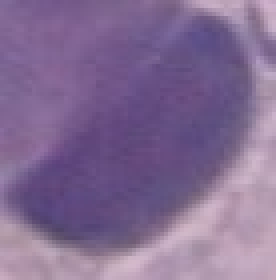
#> input picture dataset/sample_cytology_images/carcinoma_in_situ_1.jpg, 69 x 70 px (shown 4 times larger)
$ python -i image_features.py   (imports and definitions only)   (older library calls are emulated)
#> lines starting #> are read from the running program, lines starting #| are printed output that depends on the picture; after the words box and inside, x2 and y2 are one past the last pixel; in counts of white or black regions, pixels touching at a corner belong together
#> further down, picture is the input picture: PIL image 69x70 RGB; mean R, G, B 131.2, 107.7, 147.2
"""
Handcrafted cytology-style feature extraction for cervical cell images.

These features mirror the criteria cytotechnologists actually look at when
reading a Pap smear / liquid-based cytology slide (nucleus size, the
nucleus-to-cytoplasm ratio, how dark/irregular the nucleus staining is,
and how irregular the cell boundary is). Using human-meaningful features
(rather than raw CNN pixel features) is what lets the screening report
explain a result in plain language instead of an unreadable image.
"""
from __future__ import annotations

import numpy as np
from PIL import Image
from skimage.feature import graycomatrix, graycoprops
from skimage.filters import threshold_otsu
from skimage.measure import label as sk_label, regionprops
from skimage.color import rgb2gray, rgb2hsv

FEATURE_NAMES = [
    "cell_area_fraction",
    "nucleus_area_fraction",
    "nucleus_cytoplasm_ratio",
    "nucleus_mean_intensity",
    "nucleus_intensity_std",
    "nucleus_mean_saturation",
    "cytoplasm_mean_intensity",
    "cell_eccentricity",
    "cell_solidity",
    "texture_contrast",
    "texture_homogeneity",
    "texture_energy",
    "texture_correlation",
    "edge_density",
]

FEATURE_LABELS = {
    "cell_area_fraction": "Cell size relative to the image frame",
    "nucleus_area_fraction": "Nucleus size relative to the whole cell",
    "nucleus_cytoplasm_ratio": "Nucleus-to-cytoplasm (N:C) ratio",
    "nucleus_mean_intensity": "Nucleus darkness (staining intensity)",
    "nucleus_intensity_std": "Evenness of nucleus staining",
    "nucleus_mean_saturation": "Nucleus colour intensity (saturation)",
    "cytoplasm_mean_intensity": "Cytoplasm brightness",
    "cell_eccentricity": "Cell shape elongation",
    "cell_solidity": "Cell boundary regularity",
    "texture_contrast": "Surface texture contrast",
    "texture_homogeneity": "Surface texture smoothness",
    "texture_energy": "Surface texture uniformity",
    "texture_correlation": "Texture pattern consistency",
    "edge_density": "Sharpness of internal edges",
}


def _largest_component_mask(mask: np.ndarray) -> np.ndarray:
    lbl = sk_label(mask)
    if lbl.max() == 0:
        return mask
    props = regionprops(lbl)
    biggest = max(props, key=lambda p: p.area)
    return lbl == biggest.label


def extract_features(pil_image: Image.Image) -> dict:
    """Extract a fixed-length, human-meaningful feature vector from a single
    cell image. Works best on single-cell crops (e.g. Herlev-style images)
    but degrades gracefully on other cervical cytology / colposcopy images.
    """
    img = pil_image.convert("RGB")
    # Cap size for speed; aspect ratio doesn't matter for these stats.
    img.thumbnail((512, 512))
    arr = np.asarray(img).astype(np.float64) / 255.0
    gray = rgb2gray(arr)
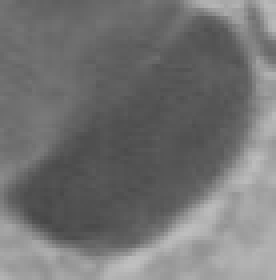
#> gray: shape (70, 69) float64 (shown 4 times larger); min 0.28, max 0.75, mean 0.453
    hsv = rgb2hsv(arr)
#> hsv: shape (70, 69, 3) float64; mean of channels 0, 1, 2 0.78, 0.288, 0.581

    h, w = gray.shape
#> h = 70; w = 69

    # --- Cell (foreground) mask: Herlev-style images have a light/white
    # background, so the cell is the darker region. Otsu handles this well.
    try:
        thresh = threshold_otsu(gray)
#> thresh = 0.508
    except ValueError:
        thresh = float(np.mean(gray))
    cell_mask = gray < thresh
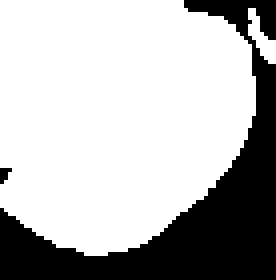
#> cell_mask: shape (70, 69) bool (shown 4 times larger); 71.7% white; 2 black regions (1 under 20 px)
    if cell_mask.sum() < 20:
        cell_mask = gray < np.percentile(gray, 60)
    cell_mask = _largest_component_mask(cell_mask)
#> in _largest_component_mask, `lbl = sk_label(mask)`:
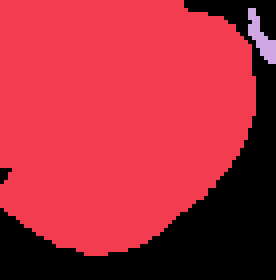
#> lbl: shape (70, 69) int32 (shown 4 times larger); 3 distinct labels, from 0 to 2; one colour per label, 0 black
#> in _largest_component_mask, `props = regionprops(lbl)`: props = 2 regions; box (x1, y1, x2, y2) and area: (0, 0, 64, 64) 3419, (62, 2, 69, 16) 46
#> in _largest_component_mask, `return lbl == biggest.label`: returned value: shape (70, 69) bool; 70.8% white; 2 black regions (1 under 20 px), largest, box (x1, y1, x2, y2) and area: (0, 0, 69, 70) 1403
    cell_area = int(cell_mask.sum())
#> cell_area = 3419
    cell_area_fraction = cell_area / (h * w)
#> cell_area_fraction = 0.708

    # --- Nucleus mask: within the cell, the nucleus stains darkest/most
    # saturated (classic haematoxylin-eosin / Papanicolaou staining cue).
    if cell_area > 20:
        cell_gray_vals = gray[cell_mask]
#> cell_gray_vals = 3419 values, max 0.508 at index 667, min 0.28 at index 3196, mean 0.38
        try:
            nuc_thresh = threshold_otsu(cell_gray_vals)
#> nuc_thresh = 0.386
        except ValueError:
            nuc_thresh = float(np.percentile(cell_gray_vals, 30))
        nucleus_mask = cell_mask & (gray < nuc_thresh)
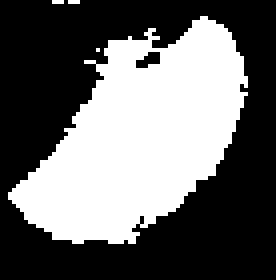
#> nucleus_mask: shape (70, 69) bool (shown 4 times larger); 40.9% white; 4 white regions (3 under 20 px), largest, box (x1, y1, x2, y2) and area: (2, 4, 62, 61) 1968
    else:
        nucleus_mask = np.zeros_like(cell_mask)
    nucleus_area = int(nucleus_mask.sum())
#> nucleus_area = 1975
    nucleus_area_fraction = nucleus_area / max(cell_area, 1)
#> nucleus_area_fraction = 0.578
    cytoplasm_mask = cell_mask & ~nucleus_mask
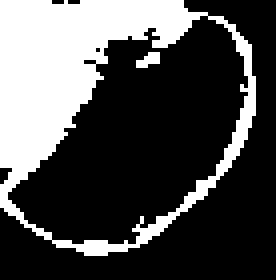
#> cytoplasm_mask: shape (70, 69) bool (shown 4 times larger); 29.9% white; 2 white regions (1 under 20 px), largest, box (x1, y1, x2, y2) and area: (0, 0, 64, 64) 1428
    nc_ratio = nucleus_area / max(cell_area - nucleus_area, 1)
#> nc_ratio = 1.37

    nucleus_mean_intensity = float(gray[nucleus_mask].mean()) if nucleus_area > 5 else float(gray[cell_mask].mean())
#> nucleus_mean_intensity = 0.342
    nucleus_intensity_std = float(gray[nucleus_mask].std()) if nucleus_area > 5 else 0.0
#> nucleus_intensity_std = 0.0221
    nucleus_mean_saturation = float(hsv[..., 1][nucleus_mask].mean()) if nucleus_area > 5 else float(hsv[..., 1][cell_mask].mean())
#> nucleus_mean_saturation = 0.383
    cytoplasm_mean_intensity = float(gray[cytoplasm_mask].mean()) if cytoplasm_mask.sum() > 5 else nucleus_mean_intensity
#> cytoplasm_mean_intensity = 0.431

    # --- Shape descriptors of the cell outline.
    eccentricity, solidity = 0.0, 1.0
    lbl = sk_label(cell_mask)
#> lbl: shape (70, 69) int32; values 0 (black) and 1 (white), 70.8% white; 2 black regions (1 under 20 px)
    if lbl.max() > 0:
        props = regionprops(lbl)
#> props = 1 regions; box (x1, y1, x2, y2) and area: (0, 0, 64, 64) 3419
        biggest = max(props, key=lambda p: p.area)
        eccentricity = float(biggest.eccentricity)
#> eccentricity = 0.372
        solidity = float(biggest.solidity)
#> solidity = 0.984

    # --- Texture (GLCM) computed on the cell region only.
    gray_u8 = (gray * 255).astype(np.uint8)
    masked = np.where(cell_mask, gray_u8, 0)
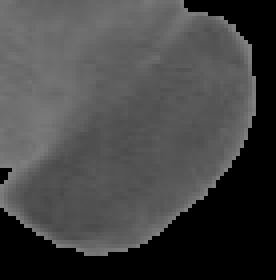
#> masked: shape (70, 69) (shown 4 times larger); min 0, max 129, mean 68.1
    glcm = graycomatrix(masked, distances=[1], angles=[0], levels=256, symmetric=True, normed=True)
    texture_contrast = float(graycoprops(glcm, "contrast")[0, 0])
#> texture_contrast = 266.2
    texture_homogeneity = float(graycoprops(glcm, "homogeneity")[0, 0])
#> texture_homogeneity = 0.559
    texture_energy = float(graycoprops(glcm, "energy")[0, 0])
#> texture_energy = 0.281
    texture_correlation = float(graycoprops(glcm, "correlation")[0, 0])
#> texture_correlation = 0.934
    if np.isnan(texture_correlation):
        texture_correlation = 0.0

    # --- Edge density inside the cell (boundary/chromatin irregularity).
    gy, gx = np.gradient(gray)
    grad_mag = np.hypot(gx, gy)
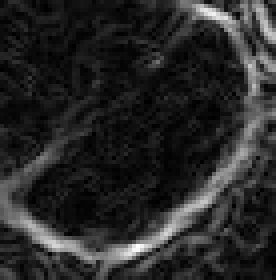
#> grad_mag: shape (70, 69) float64 (shown 4 times larger); min 0, max 0.115, mean 0.0182; drawn with min black and max white
    edge_thresh = np.percentile(grad_mag, 90)
#> edge_thresh = 0.0454
    edge_density = float((grad_mag[cell_mask] > edge_thresh).mean()) if cell_area > 5 else 0.0
#> edge_density = 0.0576

    return {
        "cell_area_fraction": cell_area_fraction,
        "nucleus_area_fraction": nucleus_area_fraction,
        "nucleus_cytoplasm_ratio": nc_ratio,
        "nucleus_mean_intensity": nucleus_mean_intensity,
        "nucleus_intensity_std": nucleus_intensity_std,
        "nucleus_mean_saturation": nucleus_mean_saturation,
        "cytoplasm_mean_intensity": cytoplasm_mean_intensity,
        "cell_eccentricity": eccentricity,
        "cell_solidity": solidity,
        "texture_contrast": texture_contrast,
        "texture_homogeneity": texture_homogeneity,
        "texture_energy": texture_energy,
        "texture_correlation": texture_correlation,
        "edge_density": edge_density,
    }


def extract_feature_vector(pil_image: Image.Image) -> list:
    feats = extract_features(pil_image)
    return [feats[name] for name in FEATURE_NAMES]

>>> from PIL import Image
>>> picture = Image.open('../dataset/sample_cytology_images/carcinoma_in_situ_1.jpg')
>>> result = extract_features(picture)
#> result = 14 items

$ run again, on dataset/sample_cytology_images/carcinoma_in_situ_2.jpg
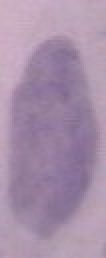
#> input picture dataset/sample_cytology_images/carcinoma_in_situ_2.jpg, 53 x 129 px (shown 2 times larger)
#> picture is the input picture: PIL image 53x129 RGB; mean R, G, B 166.5, 143.2, 169.3
#> hsv: shape (129, 53, 3) float64; mean of channels 0, 1, 2 0.821, 0.165, 0.67
#> thresh = 0.589
#> cell_mask: shape (129, 53) bool; 50.6% white; 1 black region
#> in _largest_component_mask, `lbl = sk_label(mask)`:
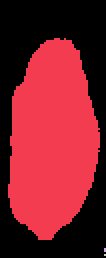
#> lbl: shape (129, 53) int32 (shown 2 times larger); 4 distinct labels, from 0 to 3; one colour per label, 0 black
#> in _largest_component_mask, `props = regionprops(lbl)`: props = 3 regions; box (x1, y1, x2, y2) and area: (4, 19, 50, 120) 3454, (52, 124, 53, 126) 2, (52, 127, 53, 128) 1
#> cell_area = 3454
#> cell_area_fraction = 0.505
#> cell_gray_vals = 3454 values, max 0.589 at index 2601, min 0.438 at index 757, mean 0.518
#> nuc_thresh = 0.518
#> nucleus_mask: shape (129, 53) bool; 25.7% white; 10 white regions (8 under 20 px), largest, box (x1, y1, x2, y2) and area: (6, 24, 48, 113) 1571, (10, 57, 28, 75) 172
#> nucleus_area = 1757
#> nucleus_area_fraction = 0.509
#> cytoplasm_mask: shape (129, 53) bool; 24.8% white; 7 white regions (6 under 20 px), largest, box (x1, y1, x2, y2) and area: (4, 19, 50, 120) 1681
#> nc_ratio = 1.04
#> nucleus_mean_intensity = 0.496
#> nucleus_intensity_std = 0.0158
#> nucleus_mean_saturation = 0.219
#> cytoplasm_mean_intensity = 0.54
#> in extract_features, `props = regionprops(lbl)`: props = 1 regions; box (x1, y1, x2, y2) and area: (4, 19, 50, 120) 3454
#> eccentricity = 0.897
#> solidity = 0.962
#> texture_contrast = 651
#> texture_homogeneity = 0.662
#> texture_energy = 0.471
#> texture_correlation = 0.925
#> in extract_features, `grad_mag = np.hypot(gx, gy)`:
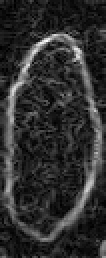
#> grad_mag: shape (129, 53) float64 (shown 2 times larger); min 0, max 0.0563, mean 0.0104; drawn with min black and max white
#> edge_thresh = 0.0228
#> edge_density = 0.0987
#> result = 14 items

$ run again, on dataset/sample_cytology_images/carcinoma_in_situ_3.jpg
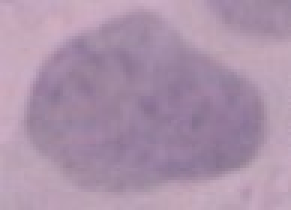
#> input picture dataset/sample_cytology_images/carcinoma_in_situ_3.jpg, 97 x 70 px (shown 3 times larger)
#> picture is the input picture: PIL image 97x70 RGB; mean R, G, B 171.4, 146.7, 170.6
#> hsv: shape (70, 97, 3) float64; mean of channels 0, 1, 2 0.84, 0.156, 0.681
#> thresh = 0.608
#> cell_mask: shape (70, 97) bool; 55.1% white; 1 black region
#> in _largest_component_mask, `lbl = sk_label(mask)`:
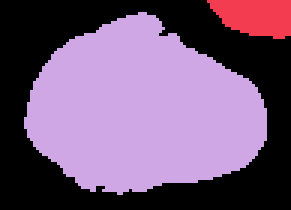
#> lbl: shape (70, 97) int32 (shown 3 times larger); 3 distinct labels, from 0 to 2; one colour per label, 0 black
#> in _largest_component_mask, `props = regionprops(lbl)`: props = 2 regions; box (x1, y1, x2, y2) and area: (8, 4, 89, 65) 3460, (69, 0, 97, 13) 280
#> cell_area = 3460
#> cell_area_fraction = 0.51
#> cell_gray_vals = 3460 values, max 0.608 at index 85, min 0.476 at index 1661, mean 0.545
#> nuc_thresh = 0.546
#> nucleus_mask: shape (70, 97) bool; 26.1% white; 9 white regions (7 under 20 px), largest, box (x1, y1, x2, y2) and area: (12, 13, 87, 59) 1724, (10, 38, 17, 43) 23
#> nucleus_area = 1770
#> nucleus_area_fraction = 0.512
#> cytoplasm_mask: shape (70, 97) bool; 24.9% white; 9 white regions (8 under 20 px), largest, box (x1, y1, x2, y2) and area: (8, 4, 89, 65) 1649
#> nc_ratio = 1.05
#> nucleus_mean_intensity = 0.525
#> nucleus_intensity_std = 0.0143
#> nucleus_mean_saturation = 0.187
#> cytoplasm_mean_intensity = 0.567
#> in extract_features, `props = regionprops(lbl)`: props = 1 regions; box (x1, y1, x2, y2) and area: (8, 4, 89, 65) 3460
#> eccentricity = 0.717
#> solidity = 0.962
#> texture_contrast = 446.9
#> texture_homogeneity = 0.695
#> texture_energy = 0.477
#> texture_correlation = 0.954
#> in extract_features, `grad_mag = np.hypot(gx, gy)`:
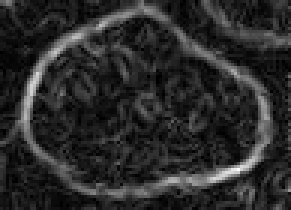
#> grad_mag: shape (70, 97) float64 (shown 3 times larger); min 0, max 0.0622, mean 0.0105; drawn with min black and max white
#> edge_thresh = 0.022
#> edge_density = 0.0855
#> result = 14 items
